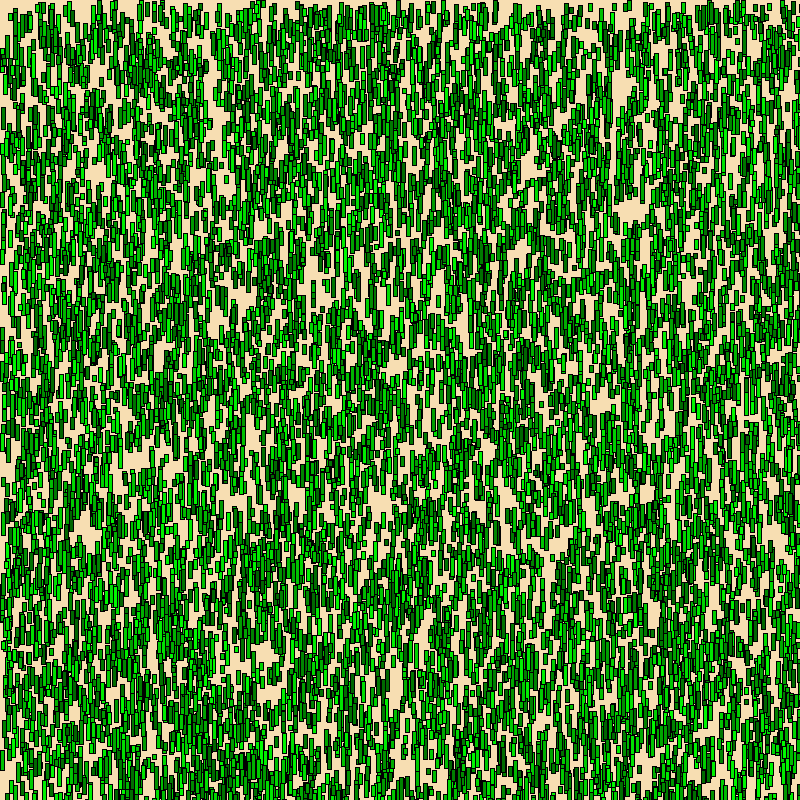
Frame 1 (no input)
Frame 60 (the mouse pressed at the canvas centre just before this capture): identical to frame 1, image omitted
Frame 120 (the mouse held since frame 60 and released just before this capture): identical to frame 1, image omitted

The Processing sketch that drew this single still picture (run headless with seeded random() and noise(); from frame 60 on, the mouse is pressed at the canvas centre):

// Processing sketch: question4
// ── question4.pde
// Lawns and Lawnmowers
// question 4

class Grass
{
  float x;
  float y;
  int gWidth;
  float gHeight;
  color gColor;
}

int n = 100;
int m = 100;

Grass[][] blades = new Grass[n][m];

void setup()
{
  size(800, 800);
  
  int counter = 0;
  while (counter < n)
  {
    int otherCounter = 0;
    while (otherCounter < m)
    {
      blades[counter][otherCounter] = new Grass();
      blades[counter][otherCounter].x = random(width);
      blades[counter][otherCounter].y = random(height);
      blades[counter][otherCounter].gWidth = 4;
      blades[counter][otherCounter].gHeight = random(5,25);
      blades[counter][otherCounter].gColor = color(0, random(100,250), 0);
      
      otherCounter++;
    }
    counter++;
  }
}

void draw()
{
  background(247, 222, 178);
  drawGrass(blades);
}

void drawGrass(Grass b[][])
{
  int i = 0;
  while (i < n)
  {
    int j = 0;
    while (j < m)
    {
      fill(b[i][j].gColor);
      rect(b[i][j].x, b[i][j].y, b[i][j].gWidth, b[i][j].gHeight);
      
      j++;
    }
    i++;
  }
}
